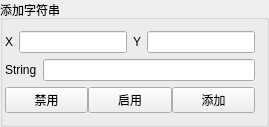
              <widget class="QGroupBox" name="groupBox_15">
               <property name="title">
                <string>添加字符串</string>
               </property>
               <layout class="QHBoxLayout" name="horizontalLayout_27">
                <property name="leftMargin">
                 <number>2</number>
                </property>
                <item>
                 <layout class="QVBoxLayout" name="verticalLayout_24">
                  <item>
                   <layout class="QHBoxLayout" name="horizontalLayout_24">
                    <item>
                     <widget class="QLabel" name="label_36">
                      <property name="text">
                       <string>X</string>
                      </property>
                     </widget>
                    </item>
                    <item>
                     <widget class="QLineEdit" name="lineEdit_24"/>
                    </item>
                    <item>
                     <widget class="QLabel" name="label_35">
                      <property name="text">
                       <string>Y</string>
                      </property>
                     </widget>
                    </item>
                    <item>
                     <widget class="QLineEdit" name="lineEdit_23"/>
                    </item>
                   </layout>
                  </item>
                  <item>
                   <layout class="QHBoxLayout" name="horizontalLayout_25">
                    <item>
                     <widget class="QLabel" name="label_38">
                      <property name="text">
                       <string>String</string>
                      </property>
                     </widget>
                    </item>
                    <item>
                     <widget class="QLineEdit" name="lineEdit_26"/>
                    </item>
                   </layout>
                  </item>
                  <item>
                   <layout class="QHBoxLayout" name="horizontalLayout_26">
                    <property name="spacing">
                     <number>0</number>
                    </property>
                    <item>
                     <widget class="QPushButton" name="pushButton_47">
                      <property name="text">
                       <string>禁用</string>
                      </property>
                     </widget>
                    </item>
                    <item>
                     <widget class="QPushButton" name="pushButton_46">
                      <property name="text">
                       <string>启用</string>
                      </property>
                     </widget>
                    </item>
                    <item>
                     <widget class="QPushButton" name="pushButton_45">
                      <property name="text">
                       <string>添加</string>
                      </property>
                     </widget>
                    </item>
                   </layout>
                  </item>
                 </layout>
                </item>
               </layout>
              </widget>
